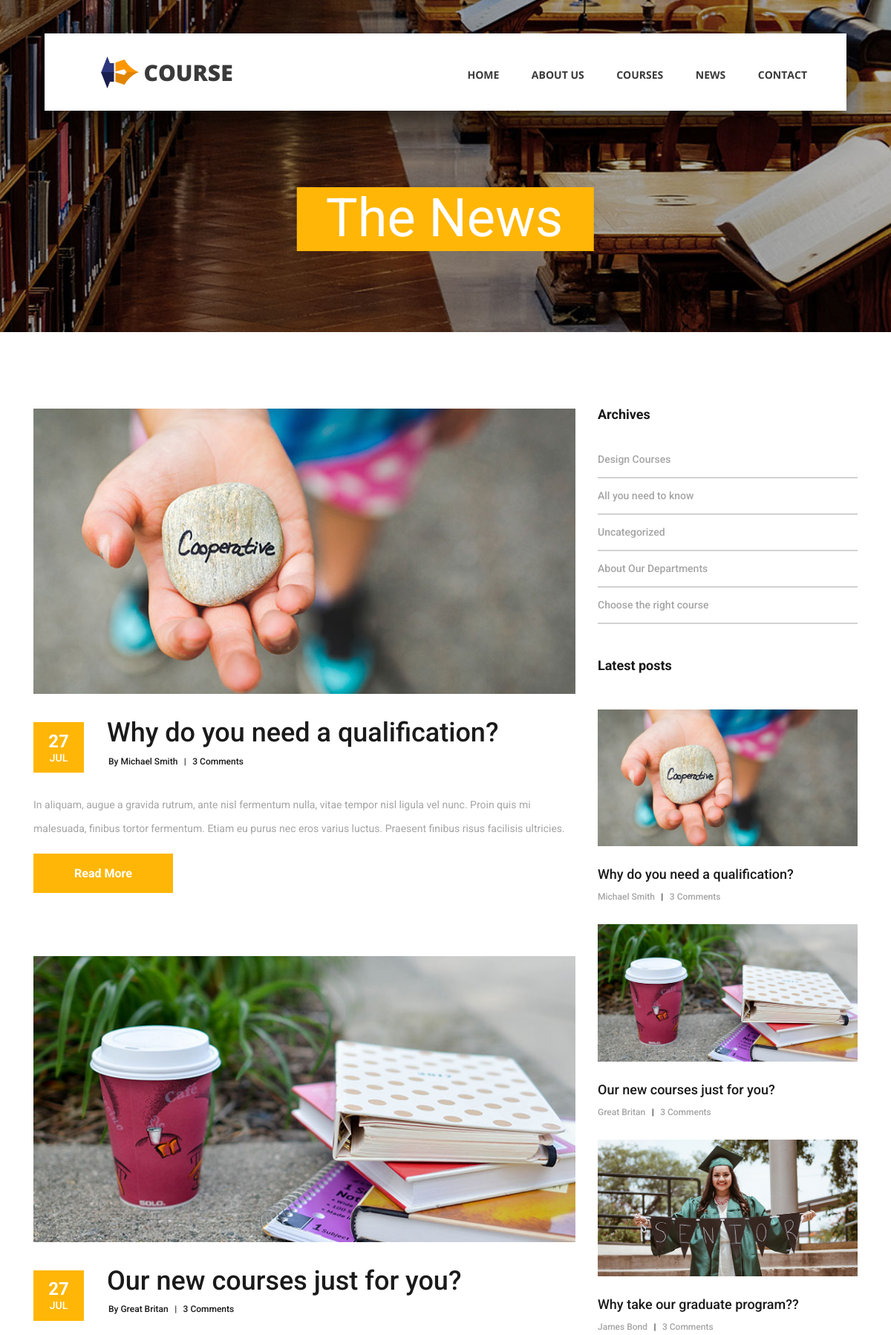
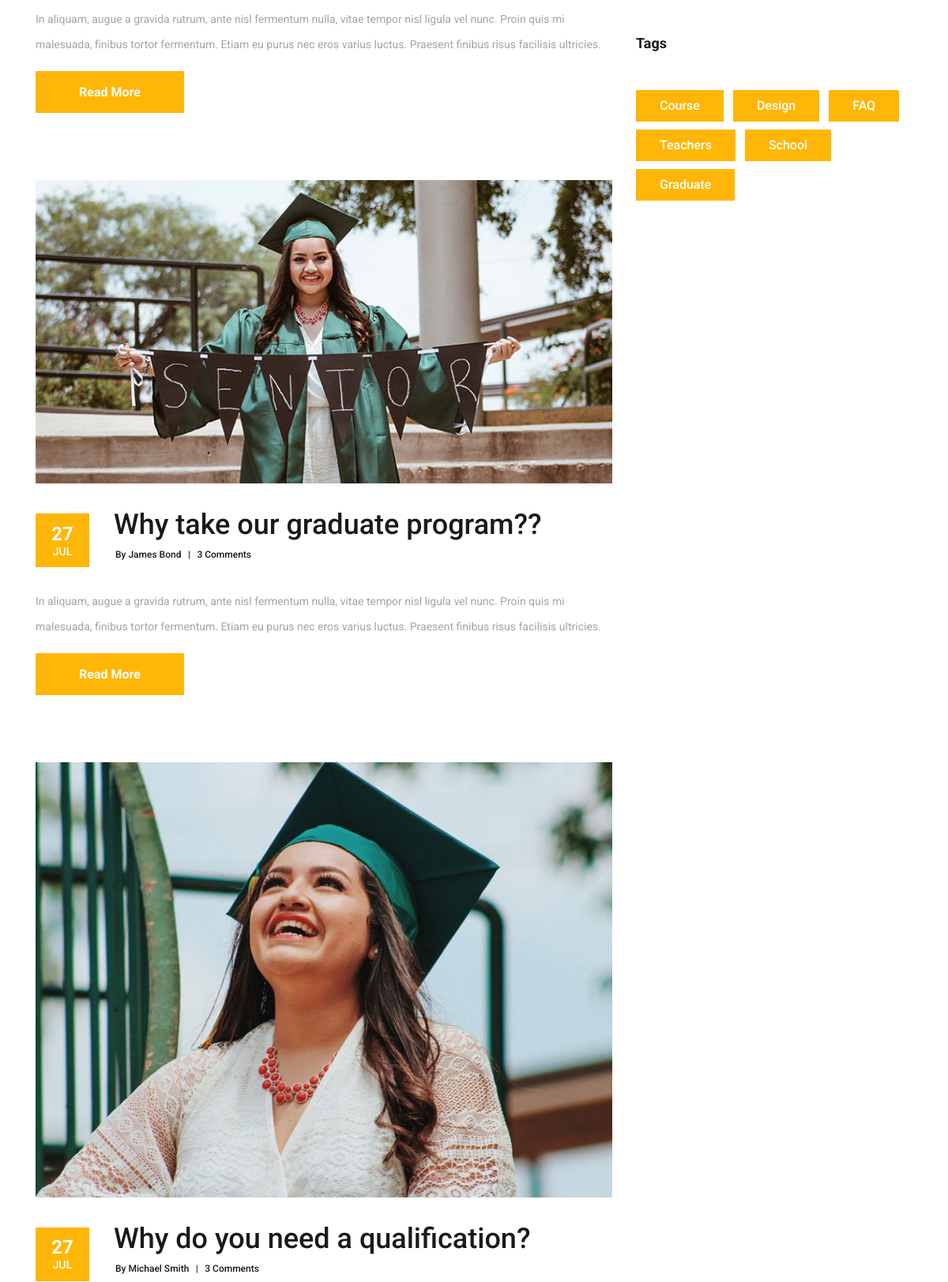
Page /news/ (upper part) on the committed database (2 pictures, top to bottom).
### main/models.py (models this page shows, shortened)
class Post(models.Model):
    title = models.CharField(max_length=200)
    description1 = models.TextField()
    logo = models.ImageField(upload_to='upload')
    author = models.ForeignKey(Author, on_delete=models.CASCADE, blank=True)
    client = models.ForeignKey(Client, on_delete=models.CASCADE, blank=True)
    category = models.ForeignKey(Category, on_delete=models.CASCADE)
    pub_date2 = models.DateField(blank=True)
    description2 = models.TextField(blank=True)
    description3 = models.TextField(blank=True)

class Author(models.Model):
    logo = models.ImageField(upload_to='upload')
    name = models.CharField(max_length=200)
    title = models.CharField(max_length=200)
    price = models.IntegerField()

### main/views.py (the view)
# urls.py: path('news/', newsHandler),
def newsHandler(request):
    posts = Post.objects.all()
    latposts = Post.objects.all()[:3]
    return render(request, 'news.html', {'posts':posts,
                                         'latposts':latposts,
                                         })

### templates/news.html (shortened to what this page needs)
{% extends 'base.html' %}
{% block head %}
    <link rel="stylesheet" type="text/css" href="/media/styles/news_styles.css">
    <link rel="stylesheet" type="text/css" href="/media/styles/news_responsive.css">
{% endblock %}
    {% block container %}
	<div class="home">
		<div class="home_background_container prlx_parent">
			<div class="home_background prlx" style="background-image:url(/media/images/news_background.jpg)"></div>
		</div>
		<div class="home_content">
			<h1>The News</h1>
		</div>
	</div>
	<div class="news">
		<div class="container">
			<div class="row">
				<div class="col-lg-8">
					<div class="news_posts">
                        {% for post in posts %}
						<div class="news_post">
							<div class="news_post_image">
								<img src="/media/{{ post.logo }}" alt="https://unsplash.com/@dsmacinnes">
							</div>
							<div class="news_post_top d-flex flex-column flex-sm-row">
								<div class="news_post_date_container">
									<div class="news_post_date d-flex flex-column align-items-center justify-content-center">
										<div>{{post.pub_date2|date:'d'}}</div>
										<div>{{post.pub_date2|date:'M'}}</div>
									</div>
								</div>
								<div class="news_post_title_container">
									<div class="news_post_title">
										<a href="news_post">{{ post.title}}</a>
									</div>
									<div class="news_post_meta">
										<span class="news_post_author"><a href="#">By {{post.author.name}}</a></span>
										<span>|</span>
										<span class="news_post_comments"><a href="#">3 Comments</a></span>
									</div>
								</div>
							</div>
							<div class="news_post_text">
								<p>{{ post.description1}}</p>
							</div>
							<div class="news_post_button text-center trans_200">
								<a href="/news/{{ post.id }}">Read More</a>
							</div>
						</div>
                        {% endfor %}
					</div>
				</div>
				<div class="col-lg-4">
					<div class="sidebar">
						<div class="sidebar_section">
							<div class="sidebar_section_title">
								<h3>Archives</h3>
							</div>
							<ul class="sidebar_list">
								<li class="sidebar_list_item"><a href="#">Design Courses</a></li>
								<li class="sidebar_list_item"><a href="#">All you need to know</a></li>
								<li class="sidebar_list_item"><a href="#">Uncategorized</a></li>
								<li class="sidebar_list_item"><a href="#">About Our Departments</a></li>
								<li class="sidebar_list_item"><a href="#">Choose the right course</a></li>
							</ul>
						</div>
						<div class="sidebar_section">
							<div class="sidebar_section_title">
								<h3>Latest posts</h3>
							</div>
							<div class="latest_posts">
								{% for post in latposts %}
								<div class="latest_post">
									<div class="latest_post_image">
										<img src="/media/{{post.logo}}" alt="https://unsplash.com/@dsmacinnes">
									</div>
									<div class="latest_post_title"><a href="news_post">{{ post.title }}</a></div>
									<div class="latest_post_meta">
										<span class="latest_post_author"><a href="#">{{ post.author.name}}</a></span>
										<span>|</span>
										<span class="latest_post_comments"><a href="#">3 Comments</a></span>
									</div>
								</div>
                                {% endfor %}
							</div>
						</div>
						<div class="sidebar_section">
							<div class="sidebar_section_title">
								<h3>Tags</h3>
							</div>
							<div class="tags d-flex flex-row flex-wrap">
								<div class="tag"><a href="#">Course</a></div>
								<div class="tag"><a href="#">Design</a></div>
								<div class="tag"><a href="#">FAQ</a></div>
								<div class="tag"><a href="#">Teachers</a></div>
								<div class="tag"><a href="#">School</a></div>
								<div class="tag"><a href="#">Graduate</a></div>
							</div>
						</div>
					</div>
				</div>
			</div>
		</div>
	</div>
{% endblock %}

### media/styles/main_styles.css (style rules this page uses)
* { margin: 0; padding: 0; -webkit-font-smoothing: antialiased; -webkit-text-shadow: rgba(0,0,0,.01) 0 0 1px; text-shadow: rgba(0,0,0,.01) 0 0 1px; }
body { font-family: 'Roboto', sans-serif; font-size: 14px; font-weight: 400; background: #FFFFFF; color: #a5a5a5; }
div { display: block; position: relative; -webkit-box-sizing: border-box; -moz-box-sizing: border-box; box-sizing: border-box; }
ul { list-style: none; margin-bottom: 0px; }
p { font-family: 'Roboto', sans-serif; font-size: 14px; line-height: 2.29; font-weight: 400; color: #a5a5a5; -webkit-font-smoothing: antialiased; -webkit-text-shadow: rgba(0,0,0,.01) 0 0 1px; text-shadow: rgba(0,0,0,.01) 0 0 1px; }
a, a:hover, a:visited, a:active, a:link { text-decoration: none; -webkit-font-smoothing: antialiased; -webkit-text-shadow: rgba(0,0,0,.01) 0 0 1px; text-shadow: rgba(0,0,0,.01) 0 0 1px; }
h1 { font-size: 36px; }
h3 { font-size: 18px; }
h1, h2, h3, h4, h5, h6 { font-family: 'Roboto', sans-serif; -webkit-font-smoothing: antialiased; -webkit-text-shadow: rgba(0,0,0,.01) 0 0 1px; text-shadow: rgba(0,0,0,.01) 0 0 1px; }
.trans_200 { -webkit-transition: all 200ms ease; -moz-transition: all 200ms ease; -ms-transition: all 200ms ease; -o-transition: all 200ms ease; transition: all 200ms ease; }
.prlx_parent { overflow: hidden; }
.prlx { height: 130% !important; }
.home { width: 100%; height: 100vh; }

### rows in the picture
Post: logo (picture), pub_date2 "27", pub_date2 "JUL", title "Why do you need a qualification?", author.name "Michael Smith", description1 "In aliquam, augue a gravida rutrum, ante nisl fermentum nulla, vitae tempor nisl ligula vel nunc. Proin quis mi malesuada, finibus tortor fermentum. Etiam eu purus nec eros varius luctus. Praesent finibus risus facilisis ultricies."
Post: logo (picture), pub_date2 "27", pub_date2 "JUL", title "Our new courses just for you?", author.name "Great Britan", description1 "In aliquam, augue a gravida rutrum, ante nisl fermentum nulla, vitae tempor nisl ligula vel nunc. Proin quis mi malesuada, finibus tortor fermentum. Etiam eu purus nec eros varius luctus. Praesent finibus risus facilisis ultricies."
Post: logo (picture), pub_date2 "27", pub_date2 "JUL", title "Why take our graduate program??", author.name "James Bond", description1 "In aliquam, augue a gravida rutrum, ante nisl fermentum nulla, vitae tempor nisl ligula vel nunc. Proin quis mi malesuada, finibus tortor fermentum. Etiam eu purus nec eros varius luctus. Praesent finibus risus facilisis ultricies."
Post: logo (picture), pub_date2 "27", pub_date2 "JUL", title "Why do you need a qualification?", author.name "Michael Smith"
